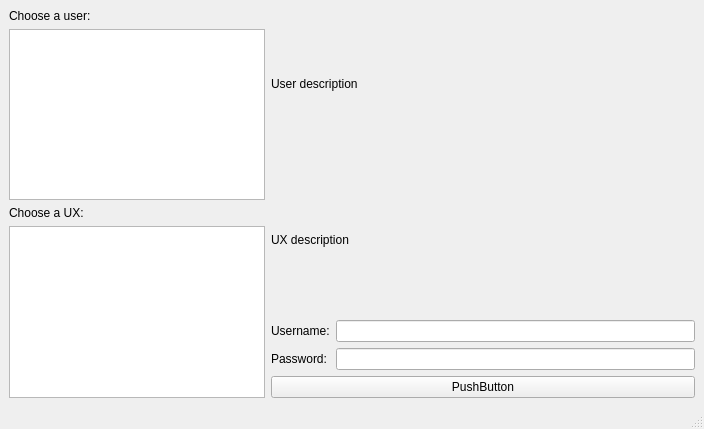
<?xml version="1.0" encoding="UTF-8"?>
<ui version="4.0">
 <class>UxSelect</class>
 <widget class="QMainWindow" name="UxSelect">
  <property name="geometry">
   <rect>
    <x>0</x>
    <y>0</y>
    <width>704</width>
    <height>429</height>
   </rect>
  </property>
  <property name="windowTitle">
   <string>MainWindow</string>
  </property>
  <widget class="QWidget" name="centralwidget">
   <layout class="QHBoxLayout" name="horizontalLayout">
    <item>
     <layout class="QVBoxLayout" name="verticalLayout_2">
      <item>
       <widget class="QLabel" name="userSelectionLabel">
        <property name="text">
         <string>Choose a user:</string>
        </property>
       </widget>
      </item>
      <item>
       <widget class="QListWidget" name="userSelectionList">
        <property name="sizePolicy">
         <sizepolicy hsizetype="Minimum" vsizetype="Expanding">
          <horstretch>0</horstretch>
          <verstretch>0</verstretch>
         </sizepolicy>
        </property>
        <property name="dragDropMode">
         <enum>QAbstractItemView::NoDragDrop</enum>
        </property>
        <property name="movement">
         <enum>QListView::Static</enum>
        </property>
        <property name="resizeMode">
         <enum>QListView::Adjust</enum>
        </property>
        <property name="viewMode">
         <enum>QListView::IconMode</enum>
        </property>
       </widget>
      </item>
      <item>
       <widget class="QLabel" name="uxSelectionLabel">
        <property name="text">
         <string>Choose a UX:</string>
        </property>
       </widget>
      </item>
      <item>
       <widget class="QListWidget" name="uxSelectionList">
        <property name="enabled">
         <bool>true</bool>
        </property>
        <property name="sizePolicy">
         <sizepolicy hsizetype="Minimum" vsizetype="Expanding">
          <horstretch>0</horstretch>
          <verstretch>0</verstretch>
         </sizepolicy>
        </property>
        <property name="minimumSize">
         <size>
          <width>0</width>
          <height>0</height>
         </size>
        </property>
        <property name="dragDropMode">
         <enum>QAbstractItemView::NoDragDrop</enum>
        </property>
        <property name="movement">
         <enum>QListView::Static</enum>
        </property>
        <property name="resizeMode">
         <enum>QListView::Adjust</enum>
        </property>
        <property name="viewMode">
         <enum>QListView::IconMode</enum>
        </property>
       </widget>
      </item>
     </layout>
    </item>
    <item>
     <layout class="QVBoxLayout" name="verticalLayout_3">
      <item>
       <widget class="QLabel" name="userDescriptionLabel">
        <property name="sizePolicy">
         <sizepolicy hsizetype="Expanding" vsizetype="Preferred">
          <horstretch>0</horstretch>
          <verstretch>0</verstretch>
         </sizepolicy>
        </property>
        <property name="text">
         <string>User description</string>
        </property>
       </widget>
      </item>
      <item>
       <widget class="QLabel" name="uxDescriptionLabel">
        <property name="sizePolicy">
         <sizepolicy hsizetype="Expanding" vsizetype="Preferred">
          <horstretch>0</horstretch>
          <verstretch>0</verstretch>
         </sizepolicy>
        </property>
        <property name="text">
         <string>UX description</string>
        </property>
       </widget>
      </item>
      <item>
       <layout class="QGridLayout" name="gridLayout">
        <item row="1" column="1">
         <widget class="QLineEdit" name="passwordInput">
          <property name="echoMode">
           <enum>QLineEdit::Password</enum>
          </property>
         </widget>
        </item>
        <item row="0" column="1">
         <widget class="QLineEdit" name="userInput">
          <property name="minimumSize">
           <size>
            <width>100</width>
            <height>0</height>
           </size>
          </property>
          <property name="text">
           <string/>
          </property>
         </widget>
        </item>
        <item row="0" column="0">
         <widget class="QLabel" name="userLabel">
          <property name="text">
           <string>Username:</string>
          </property>
         </widget>
        </item>
        <item row="1" column="0">
         <widget class="QLabel" name="passwordLabel">
          <property name="text">
           <string>Password:</string>
          </property>
         </widget>
        </item>
       </layout>
      </item>
      <item>
       <widget class="QPushButton" name="loginButton">
        <property name="text">
         <string>PushButton</string>
        </property>
       </widget>
      </item>
     </layout>
    </item>
   </layout>
  </widget>
  <widget class="QMenuBar" name="menubar">
   <property name="geometry">
    <rect>
     <x>0</x>
     <y>0</y>
     <width>704</width>
     <height>20</height>
    </rect>
   </property>
  </widget>
  <widget class="QStatusBar" name="statusbar"/>
 </widget>
 <tabstops>
  <tabstop>userSelectionList</tabstop>
  <tabstop>uxSelectionList</tabstop>
  <tabstop>userInput</tabstop>
  <tabstop>passwordInput</tabstop>
  <tabstop>loginButton</tabstop>
 </tabstops>
 <resources/>
 <connections>
  <connection>
   <sender>loginButton</sender>
   <signal>clicked()</signal>
   <receiver>UxSelect</receiver>
   <slot>tryLogin()</slot>
   <hints>
    <hint type="sourcelabel">
     <x>613</x>
     <y>398</y>
    </hint>
    <hint type="destinationlabel">
     <x>638</x>
     <y>501</y>
    </hint>
   </hints>
  </connection>
  <connection>
   <sender>passwordInput</sender>
   <signal>returnPressed()</signal>
   <receiver>UxSelect</receiver>
   <slot>tryLogin()</slot>
   <hints>
    <hint type="sourcelabel">
     <x>617</x>
     <y>335</y>
    </hint>
    <hint type="destinationlabel">
     <x>339</x>
     <y>214</y>
    </hint>
   </hints>
  </connection>
  <connection>
   <sender>userSelectionList</sender>
   <signal>itemClicked(QListWidgetItem*)</signal>
   <receiver>UxSelect</receiver>
   <slot>selectUser(QListWidgetItem*)</slot>
   <hints>
    <hint type="sourcelabel">
     <x>137</x>
     <y>128</y>
    </hint>
    <hint type="destinationlabel">
     <x>351</x>
     <y>214</y>
    </hint>
   </hints>
  </connection>
  <connection>
   <sender>uxSelectionList</sender>
   <signal>itemClicked(QListWidgetItem*)</signal>
   <receiver>UxSelect</receiver>
   <slot>selectUx(QListWidgetItem*)</slot>
   <hints>
    <hint type="sourcelabel">
     <x>137</x>
     <y>318</y>
    </hint>
    <hint type="destinationlabel">
     <x>351</x>
     <y>214</y>
    </hint>
   </hints>
  </connection>
 </connections>
 <slots>
  <slot>tryLogin()</slot>
  <slot>selectUser(QListWidgetItem*)</slot>
  <slot>selectUx(QListWidgetItem*)</slot>
 </slots>
</ui>
